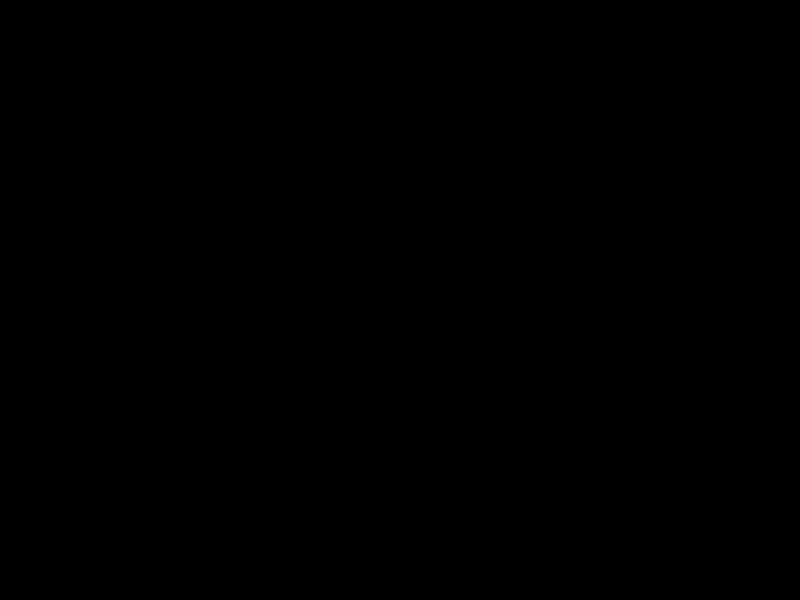
Frame 1 (no input)
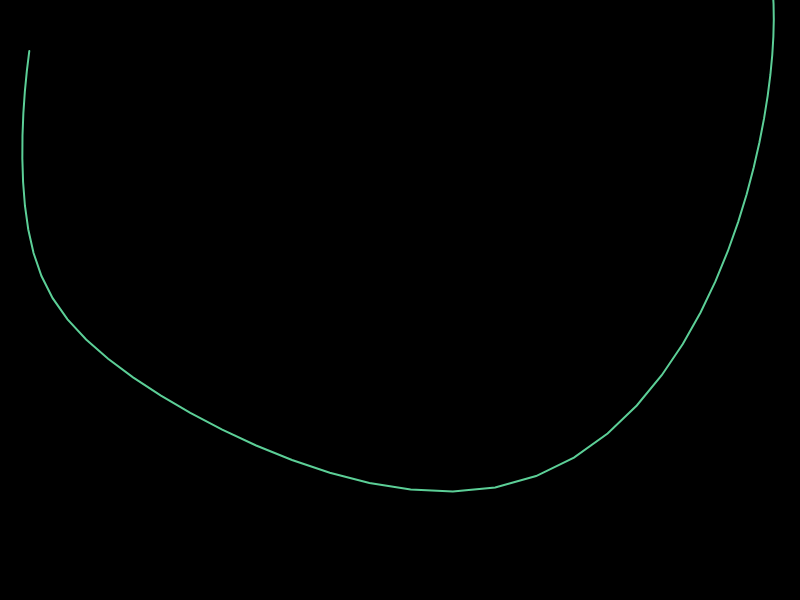
Frame 60 (no input)
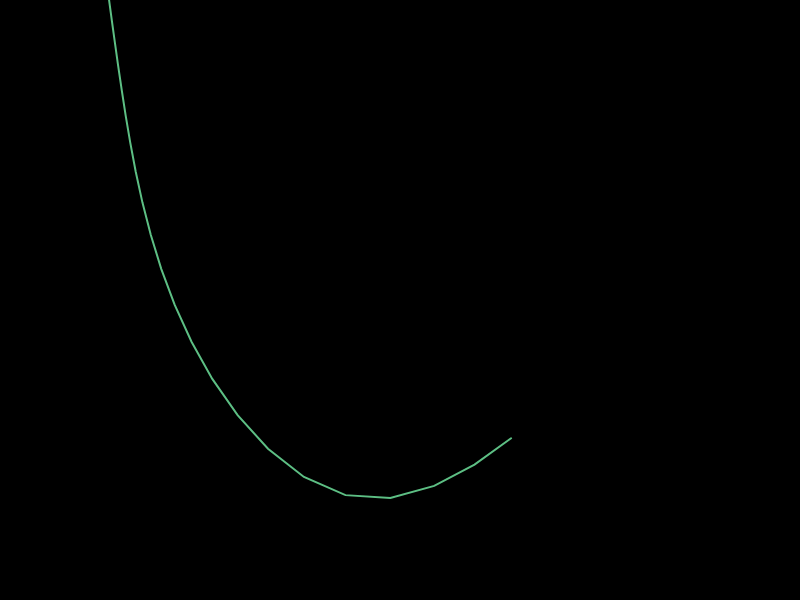
Frame 120 (the mouse pressed at the canvas centre since frame 60)

The p5.js sketch that drew these frames (run headless with seeded random() and noise() and a simulated clock; from frame 60 on, the mouse is pressed at the canvas centre):

// p5.js sketch
// ── sketch.js
let p1;
let p2;
let g = 1;

let pts = [];

let sliderBg;
let sliderTail;

let col;
let r = 0;
let gr = 1000;
let b = 100000;

function setup() {
	createCanvas(800, 600);
	translate(width / 2, 50);

	p1 = new Pendulum(0, 0, 200, 10, PI / 1.5);
	p2 = new Pendulum(p1.giveEnd().x, p1.giveEnd().y, 200, 10, PI / 1.5);

	sliderBg = createSlider(0, 255, 0, 1);
	sliderTail = createSlider(2, 200, 50, 1);
}

function draw() {
	background(sliderBg.value());
	translate(width / 2, 100);

	col = color(noise(r) * 255, noise(gr) * 255, noise(b) * 255);

	let num1 = -g * (2 * p1.m + p2.m) * sin(p1.t);
	let num2 = -p2.m * g * sin(p1.t - 2 * p2.t);
	let num3 = -2 * sin(p1.t - p2.t) * p2.m;
	let num4 = p2.v * p2.v * p2.r + p1.v * p1.v * p1.r * cos(p1.t - p2.t);
	let den = p1.r * (2 * p1.m + p2.m - p2.m * cos(2 * p1.t - 2 * p2.t));
	p1.a = (num1 + num2 + num3 * num4) / den;

	num1 = 2 * sin(p1.t - p2.t);
	num2 = p1.v * p1.v * p1.r * (p1.m + p1.m);
	num3 = g * (p1.m + p2.m) * cos(p1.t);
	num4 = p2.v * p2.v * p2.r * p2.m * cos(p1.t - p2.t);
	den = p2.r * (2 * p1.m + p2.m - p2.m * cos(2 * p1.t - 2 * p2.t));
	p2.a = (num1 * (num2 + num3 + num4)) / den;

	p1.update();
	p2.update();

	p2.setLoc(p1.giveEnd().x, p1.giveEnd().y);

	p1.show();
	p2.show();

	pts.push(createVector(p2.giveEnd().x, p2.giveEnd().y));

	if (pts.length > sliderTail.value()) {
		pts.shift();
		pts.shift();
	}

	noFill();
	beginShape();
	stroke(col);
	for (let pt of pts) {
		vertex(pt.x, pt.y);
	}
	endShape();

	r += 0.01;
	gr += 0.01;
	b += 0.01;
}

// ── pendulum.js
class Pendulum {
	constructor(x, y, r, m, t) {
		this.x = x;
		this.y = y;
		this.r = r;
		this.t = t;
		this.m = m;
		this.v = 0;
		this.a = 0;
	}

	show() {
		let x1 = this.x;
		let y1 = this.y;
		let x2 = this.giveEnd().x;
		let y2 = this.giveEnd().y;

		strokeWeight(2)
		stroke(0);
		line(x1, y1, x2, y2);

		fill(0)
		ellipse(x2, y2, this.m, this.m);
	}

	update() {
		this.v += this.a;
		this.t += this.v;
	}

	giveEnd() {
		let endX = this.x + this.r * sin(this.t);
		let endY = this.y + this.r * cos(this.t);
		return createVector(endX, endY);
	}

	setLoc(x, y) {
		this.x = x;
		this.y = y;
	}
}
